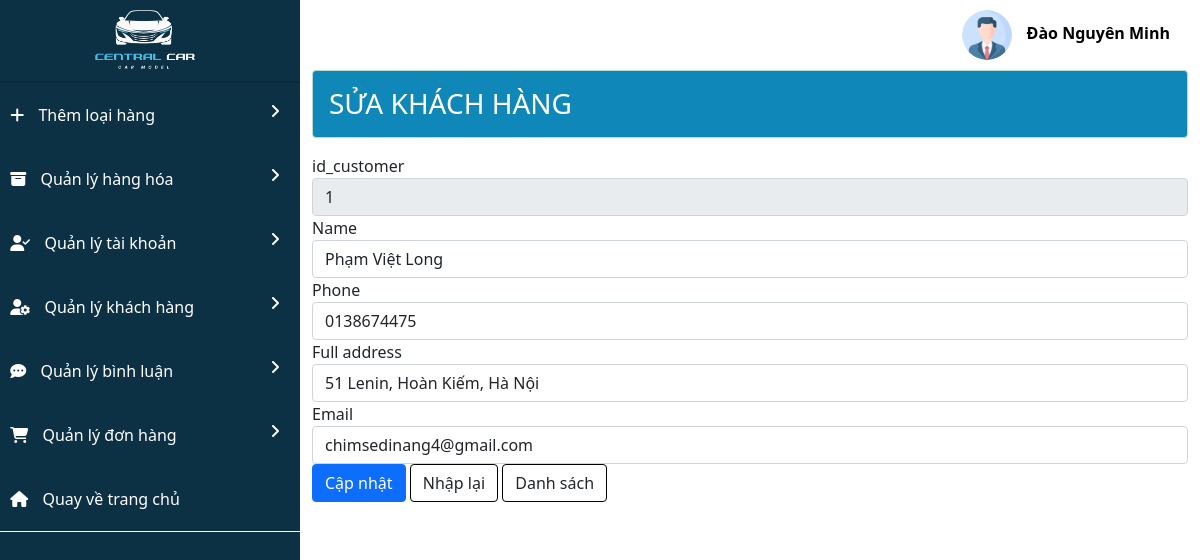
The page /admin/customer/index.php?btn-edit&id_customer=1 (signed in) on the database its author committed.
### tables this page shows
CREATE TABLE `db_customer` (
  `id_customer` int(11) NOT NULL,
  `name` varchar(250) NOT NULL,
  `phone` varchar(20) NOT NULL,
  `full_address` varchar(1000) NOT NULL,
  `email` varchar(250) NOT NULL,
  `created_at` timestamp NOT NULL DEFAULT current_timestamp(),
  `updated_at` timestamp NULL DEFAULT NULL ON UPDATE current_timestamp()
);

### model/pdo.php (called while the page is built, shortened)
<?php
function pdo_get_connection()
{
    $dburl = "mysql:host=localhost;dbname=central_car_model;charset=utf8";
    $username = 'root';
    $password = '';
    $conn = new PDO($dburl, $username, $password);
    $conn->setAttribute(PDO::ATTR_ERRMODE, PDO::ERRMODE_EXCEPTION);
    return $conn;
}
function pdo_query_one($sql)
{
    $sql_args = array_slice(func_get_args(), 1);
    try {
        $conn = pdo_get_connection();
        $stmt = $conn->prepare($sql);
        $stmt->execute($sql_args);
        $row = $stmt->fetch(PDO::FETCH_ASSOC);
        return $row;
    } catch (PDOException $e) {
        throw $e;
    } finally {
        unset($conn);
    }
}

### model/customer.php (called while the page is built, shortened)
<?php
require_once 'pdo.php';
function customer_select_by_id($id_customer)
{
    $sql = "SELECT * FROM db_customer WHERE id_customer=?";
    return pdo_query_one($sql, $id_customer);
}

### admin/customer/customer-edit.php (the view, shortened to what this page needs)
<!DOCTYPE html>
<html>
<head>
</head>
<body>
    <div class="container">
        <h3 class="alert alert-success" style="background-color: #1087b9; color:white; text-transform:uppercase">Sửa khách hàng</h3>
        <form action="index.php" method="post" enctype="multipart/form-data">
        <div class="form-group">
                <label for="id_customer">id_customer</label>
                <input name="id_customer" value="<?= $id_customer ?>" class="form-control" readonly>
            </div>
            <div class="form-group">
                <label for="name">Name</label>
                <input name="name" class="form-control" required value="<?= $name ?>">
            </div>
            <div class="form-group">
                <label for="phone">Phone</label>
                <input type="number" name="phone" required value="<?= $phone ?>" class="form-control">
            </div>
            <div class="form-group">
                <label for="full_address">Full address</label>
                <input name="full_address" value="<?= $full_address ?>" required class="form-control">
            </div>
            <div class="form-group">
                <label for="email">Email</label>
                <input name="email" value="<?= $email ?>" required class="form-control">
            </div>
            <div class="form-group">
                <button name="btn-update" class="btn btn-primary">Cập nhật</button>
                <button type="reset" style="border:1px solid black" class="btn btn-default">Nhập lại</button>
                <a href="index.php?btn-list" style="border:1px solid black" class="btn btn-default">Danh sách</a>
            </div>
        </form>
    </div>
</body>
</html>

### admin/layout.php (style rules this page uses)
body { margin: 0; }
a { text-decoration: none; }

### rows shown on the page
db_customer: id_customer "1", name "Phạm Việt Long", phone "0138674475", full_address "51 Lenin, Hoàn Kiếm, Hà Nội", email "chimsedinang4@gmail.com"

### other values the page prints
$_SESSION['user']['last_name'] "Đào"
$_SESSION['user']['first_name'] "Nguyên Minh"
